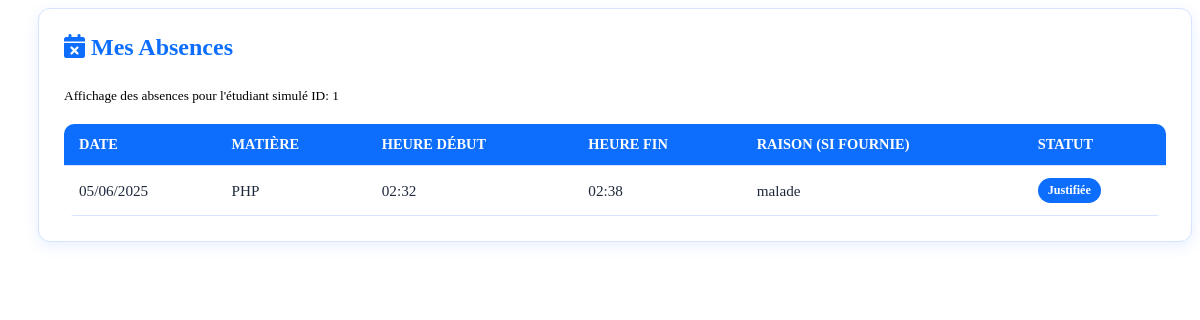
The page /dashboard/etudiant/mes_absences.php on the database its author committed.
### tables this page shows
CREATE TABLE IF NOT EXISTS `absences` (
  `id` int NOT NULL AUTO_INCREMENT,
  `id_etudiant` int DEFAULT NULL,
  `id_matiere` int DEFAULT NULL,
  `date_absence` date DEFAULT NULL,
  `heure_debut` time DEFAULT NULL,
  `heure_fin` time DEFAULT NULL,
  `raison` text,
  `est_justifie` tinyint(1) DEFAULT '0',
  PRIMARY KEY (`id`),
  KEY `id_etudiant` (`id_etudiant`),
  KEY `id_matiere` (`id_matiere`)
);

CREATE TABLE IF NOT EXISTS `matieres` (
  `id` int NOT NULL AUTO_INCREMENT,
  `nom_matiere` varchar(100) DEFAULT NULL,
  `code_matiere` varchar(20) DEFAULT NULL,
  `id_enseignant` int DEFAULT NULL,
  `id_classe` int DEFAULT NULL,
  PRIMARY KEY (`id`),
  KEY `id_enseignant` (`id_enseignant`),
  KEY `id_classe` (`id_classe`)
);

### dashboard/etudiant/mes_absences.php (the view, shortened to what this page needs)
<?php
$database = new Database();
$conn = $database->connect();
function get_student_absences($db_conn, $id_etudiant) {
    $stmt = $db_conn->prepare("
        SELECT
            a.id, a.date_absence, a.heure_debut, a.heure_fin, a.raison, a.est_justifie,
            m.nom_matiere
        FROM absences a
        JOIN matieres m ON a.id_matiere = m.id
        WHERE a.id_etudiant = :id_etudiant
        ORDER BY a.date_absence DESC, a.heure_debut DESC
    ");
    $stmt->bindParam(':id_etudiant', $id_etudiant, PDO::PARAM_INT);
    $stmt->execute();
    return $stmt->fetchAll(PDO::FETCH_ASSOC);
}
$absences_etudiant = get_student_absences($conn, SIMULATED_ETUDIANT_ID_ABSENCES);
?>
<!DOCTYPE html>
<html lang="fr">
<head>
    <link rel="stylesheet" href="../../assets/css/style.css">
    <link rel="stylesheet" href="https://cdnjs.cloudflare.com/ajax/libs/font-awesome/6.0.0-beta3/css/all.min.css">
</head>
<body>
    <div class="dashboard-container">
        <div class="main-wrapper">
            <main class="content-area">
                <div class="main-column" style="width: 100%;">
                     <div class="page-container">
                        <div class="page-header">
                            <h2><i class="fas fa-calendar-times"></i> Mes Absences</h2>
                        </div>
                        <p><small>Affichage des absences pour l'étudiant simulé ID: <?php echo SIMULATED_ETUDIANT_ID_ABSENCES; ?></small></p>
                        <?php if (empty($absences_etudiant)): ?>
                            <div class="no-data-message">
                                <i class="fas fa-check-circle fa-3x" style="margin-bottom:10px; color: #28a745;"></i><br>
                                Félicitations ! Vous n'avez aucune absence enregistrée.
                            </div>
                        <?php else: ?>
                            <table class="absences-table">
                                <thead>
                                    <tr>
                                        <th>Date</th>
                                        <th>Matière</th>
                                        <th>Heure Début</th>
                                        <th>Heure Fin</th>
                                        <th>Raison (si fournie)</th>
                                        <th>Statut</th>
                                    </tr>
                                </thead>
                                <tbody>
                                    <?php foreach ($absences_etudiant as $absence): ?>
                                        <tr>
                                            <td><?php echo date('d/m/Y', strtotime($absence['date_absence'])); ?></td>
                                            <td><?php echo htmlspecialchars($absence['nom_matiere']); ?></td>
                                            <td><?php echo date('H:i', strtotime($absence['heure_debut'])); ?></td>
                                            <td><?php echo date('H:i', strtotime($absence['heure_fin'])); ?></td>
                                            <td><?php echo !empty($absence['raison']) ? htmlspecialchars($absence['raison']) : '<em>Non spécifiée</em>'; ?></td>
                                            <td>
                                                <?php if ($absence['est_justifie']): ?>
                                                    <span class="status-badge justifiee">Justifiée</span>
                                                <?php else: ?>
                                                    <span class="status-badge non-justifiee">Non Justifiée</span>
                                                <?php endif; ?>
                                            </td>
                                        </tr>
                                    <?php endforeach; ?>
                                </tbody>
                            </table>
                        <?php endif; ?>
                    </div>
                </div>
            </main>
        </div>
    </div>
</body>
</html>

### dashboard/etudiant/mes_absences.php (style rules this page uses)
.page-container { background-color: #ffffff; padding: 25px; border-radius: 12px; box-shadow: 0 4px 15px rgba(13,110,253,0.10); margin-left: 30px; border: 1px solid #d6e4ff; }
.page-header { margin-bottom: 25px; display: flex; justify-content: space-between; align-items: center; }
.page-header h2 { color: #0D6EFD; margin: 0; font-weight: 700; }
.absences-table { width: 100%; border-collapse: collapse; margin-top: 20px; background: #ffffff; border-radius: 10px; overflow: hidden; }
.absences-table th, .absences-table td { padding: 12px 15px; text-align: left; border-bottom: 1px solid #d6e4ff; }
.absences-table th { background: #0D6EFD; color: white; font-weight: 600; font-size: 0.9em; text-transform: uppercase; }
.absences-table td { font-size: 0.95em; color: #1E293B; }
.status-badge { padding: 5px 10px; border-radius: 20px; font-size: 0.8em; font-weight: 600; color: white; display: inline-block; }
.status-badge.justifiee { background: #0D6EFD; }

### rows shown on the page
absences: date_absence "05/06/2025", id_matiere.nom_matiere "PHP", heure_debut "02:32", heure_fin "02:38", raison "malade", est_justifie "Justifiée"

### other values the page prints
SIMULATED_ETUDIANT_ID_ABSENCES "1"
